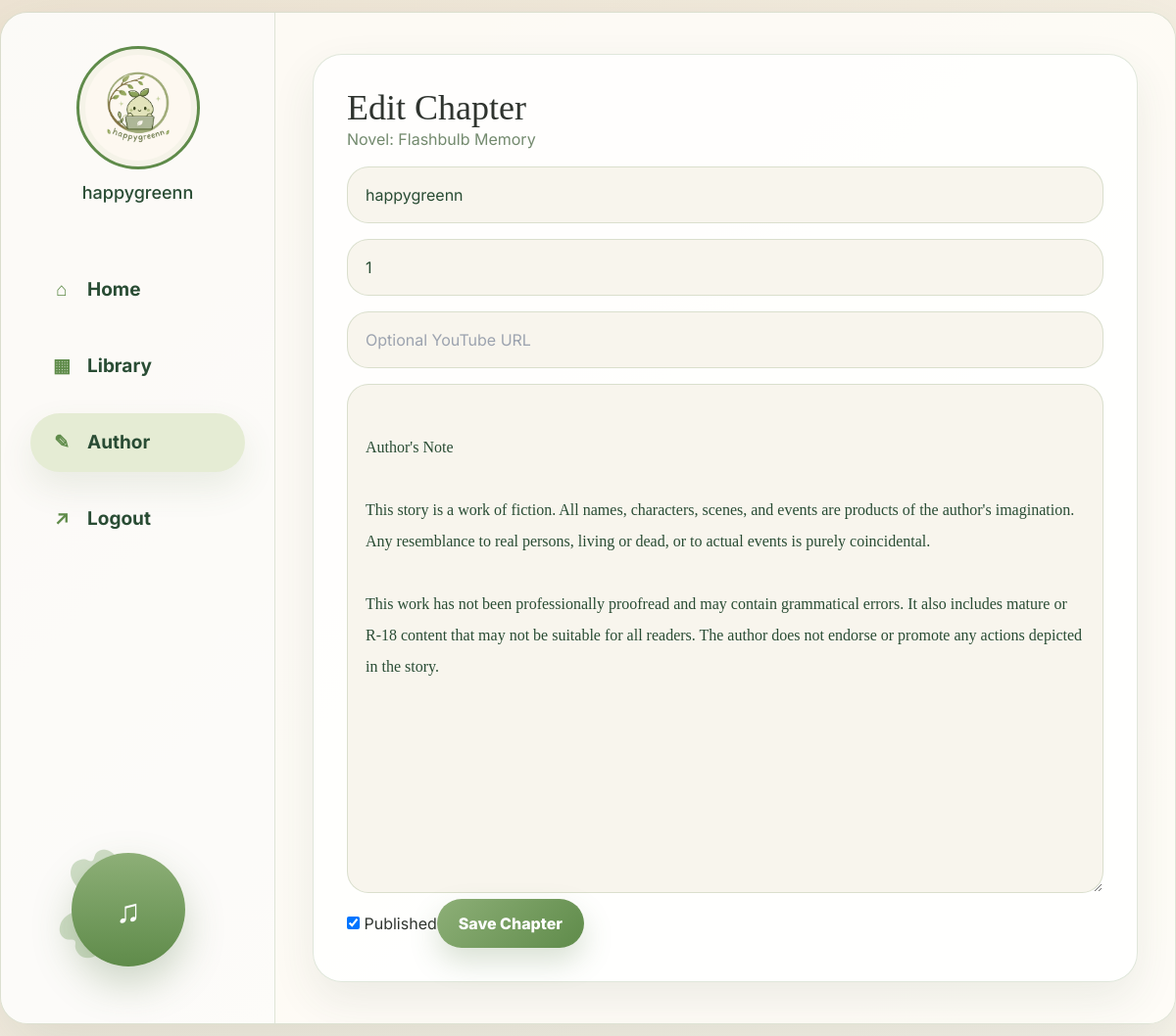
The app's page /admin/chapter/1/edit (signed in) with its own data.
### app/models/novel.py (models this page shows)
class Novel(db.Model):
    __tablename__ = "novels"
    id = db.Column(db.Integer, primary_key=True)
    title = db.Column(db.String(180), nullable=False)
    description = db.Column(db.Text, nullable=False)
    cover_url = db.Column(db.String(500), nullable=True)
    is_published = db.Column(db.Boolean, default=True)
    total_reads = db.Column(db.Integer, default=0)
    date_started = db.Column(db.Date, nullable=True)
    date_ended = db.Column(db.Date, nullable=True)
    created_at = db.Column(db.DateTime, default=datetime.utcnow)
    updated_at = db.Column(
        db.DateTime,
        default=datetime.utcnow,
        onupdate=datetime.utcnow
    )
    chapters = db.relationship(
        "Chapter",
        back_populates="novel",
        cascade="all, delete-orphan",
        order_by="Chapter.chapter_number"
    )
    library_items = db.relationship(
        "LibraryItem",
        back_populates="novel",
        cascade="all, delete-orphan"
    )

### app/models/chapter.py (models this page shows)
class Chapter(db.Model):
    __tablename__ = "chapters"
    id = db.Column(db.Integer, primary_key=True)
    novel_id = db.Column(db.Integer, db.ForeignKey("novels.id"), nullable=False)
    title = db.Column(db.String(180), nullable=False)
    chapter_number = db.Column(db.Integer, nullable=False)
    content = db.Column(db.Text, nullable=False)
    youtube_url = db.Column(db.String(500), nullable=True)
    is_published = db.Column(db.Boolean, default=False)
    created_at = db.Column(db.DateTime, default=datetime.utcnow)
    updated_at = db.Column(db.DateTime, default=datetime.utcnow, onupdate=datetime.utcnow)
    novel = db.relationship("Novel", back_populates="chapters")
    comments = db.relationship("Comment", back_populates="chapter", cascade="all, delete-orphan")

### app/routes/admin.py (the view, shortened to what this page needs)
@admin_bp.route("/chapter/<int:chapter_id>/edit", methods=["GET", "POST"])
@login_required
@admin_required
def edit_chapter(chapter_id):
    chapter = Chapter.query.get_or_404(chapter_id)
    return render_template("admin/chapter_form.html", novel=chapter.novel, chapter=chapter)

### app/__init__.py (called while the page is built)
@login_manager.user_loader
def load_user(user_id):
    return User.query.get(int(user_id))

### app/models/user.py (called while the page is built)
    @property
    def is_admin(self):
        return self.role == "admin"

### app/routes/admin.py (called while the page is built)
def admin_required(fn):
    @wraps(fn)
    def wrapper(*args, **kwargs):
        if not current_user.is_authenticated or not current_user.is_admin:
            abort(403)
        return fn(*args, **kwargs)
    return wrapper

### app/templates/admin/chapter_form.html
{% extends 'base.html' %}{% block content %}<form method="post" class="form-card"><h1 class="font-serif text-4xl">{{ 'Edit Chapter' if chapter else 'Create Chapter' }}</h1><p class="text-[#738A6E]">Novel: {{ novel.title }}</p><input name="title" value="{{ chapter.title if chapter else '' }}" placeholder="Chapter Title" class="input" required><input name="chapter_number" type="number" value="{{ chapter.chapter_number if chapter else '' }}" placeholder="Chapter Number" class="input" required><input name="youtube_url" value="{{ chapter.youtube_url if chapter else '' }}" placeholder="Optional YouTube URL" class="input"><textarea name="content" placeholder="Write or paste chapter here..." class="input h-[520px] font-serif leading-8" required>{{ chapter.content if chapter else '' }}</textarea><label><input type="checkbox" name="is_published" {% if chapter and chapter.is_published %}checked{% endif %}> Published</label><button class="btn-main">Save Chapter</button></form>{% endblock %}

### app/static/css/style.css (style rules this page uses)
:root { --bg:#f7f3e8;--panel:#fffdf7;--green:#5f8b4a;--green2:#8daf77;--deep:#294c34;--muted:#738a6e;--text:#2f342f;--line:rgba(82,120,63,.18);--shadow:0 25px 70px rgba(48,65,43,.12) }
* { box-sizing:border-box }
body { margin:0;min-height:100vh;background:linear-gradient(135deg,#eee4d4,#faf7ee);color:var(--text);font-family:Inter,sans-serif }
h1,h2,h3,.font-serif { font-family:"Playfair Display",serif }
.card,.form-card,.reader-shell { background:rgba(255,255,255,.82);border:1px solid var(--line);border-radius:30px;box-shadow:0 18px 45px rgba(58,74,50,.09) }
.form-card,.reader-shell { padding:34px }
.input { width:100%;margin-top:16px;padding:16px 18px;border-radius:22px;background:#f8f5ed;border:1px solid var(--line);outline:0;color:var(--deep) }
.btn-main,.btn-soft,.btn-danger { border:0;border-radius:999px;padding:13px 22px;font-weight:800;text-decoration:none;display:inline-block;cursor:pointer;transition:.25s }
.btn-main { background:linear-gradient(135deg,var(--green2),var(--green));color:white;box-shadow:0 14px 30px rgba(82,120,63,.22) }

### records on screen
Novel: title "Flashbulb Memory"
Chapter: title "happygreenn", chapter_number "1", content "Author's Note This story is a work of fiction. All names, characters, scenes, and events are products of the author's imagination. Any resemblance to real persons, living or dead, or to actual events is purely coincidental. This work has not been professionally proofread and may contain grammatical errors. It also includes mature or R-18 content that may not be suitable for all readers. The author does not endorse or promote any actions depicted in the story.", is_published "☑"

### other values on screen
{{ 'Edit Chapter' if chapter else 'Create Chapter' }} "Edit Chapter"
